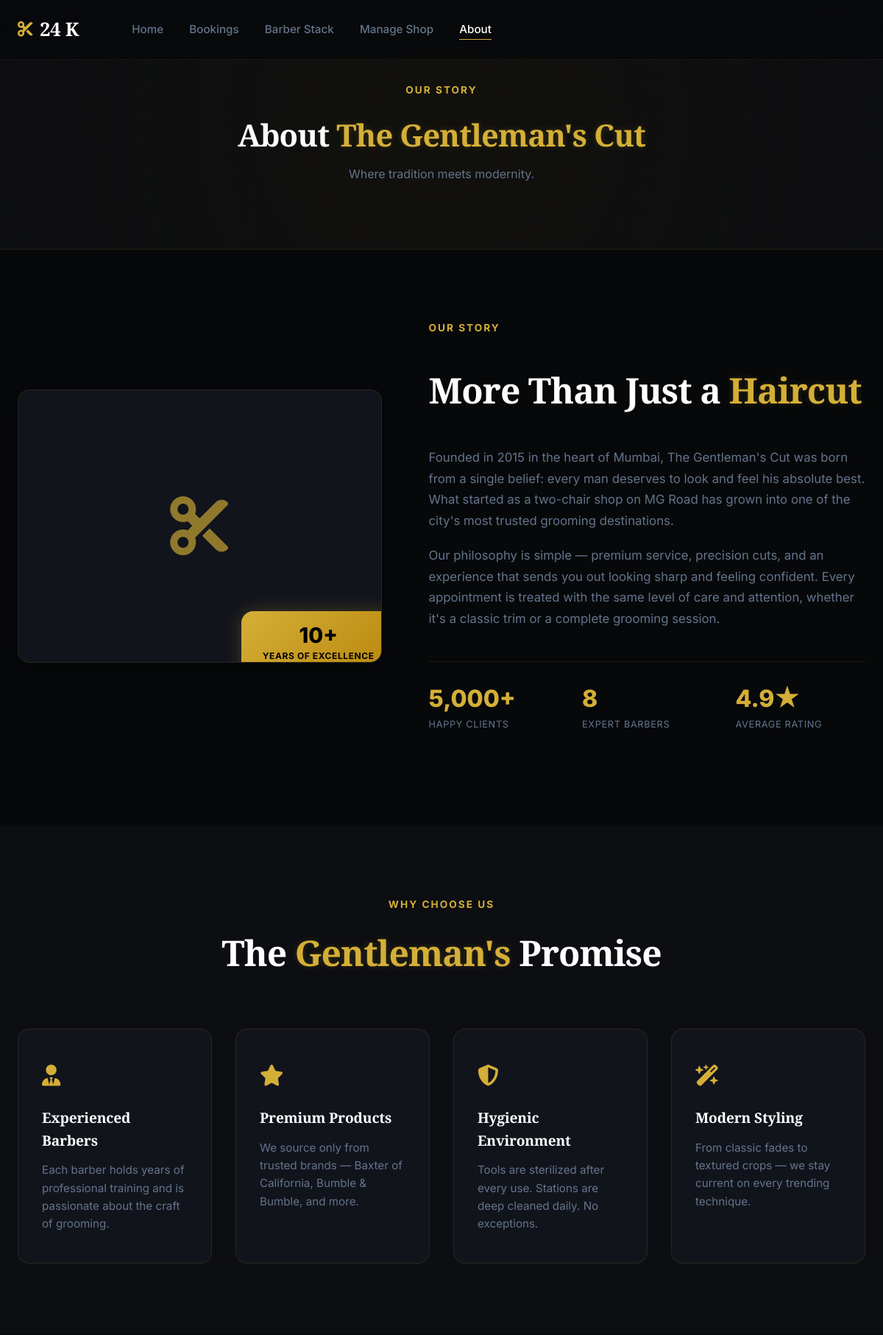
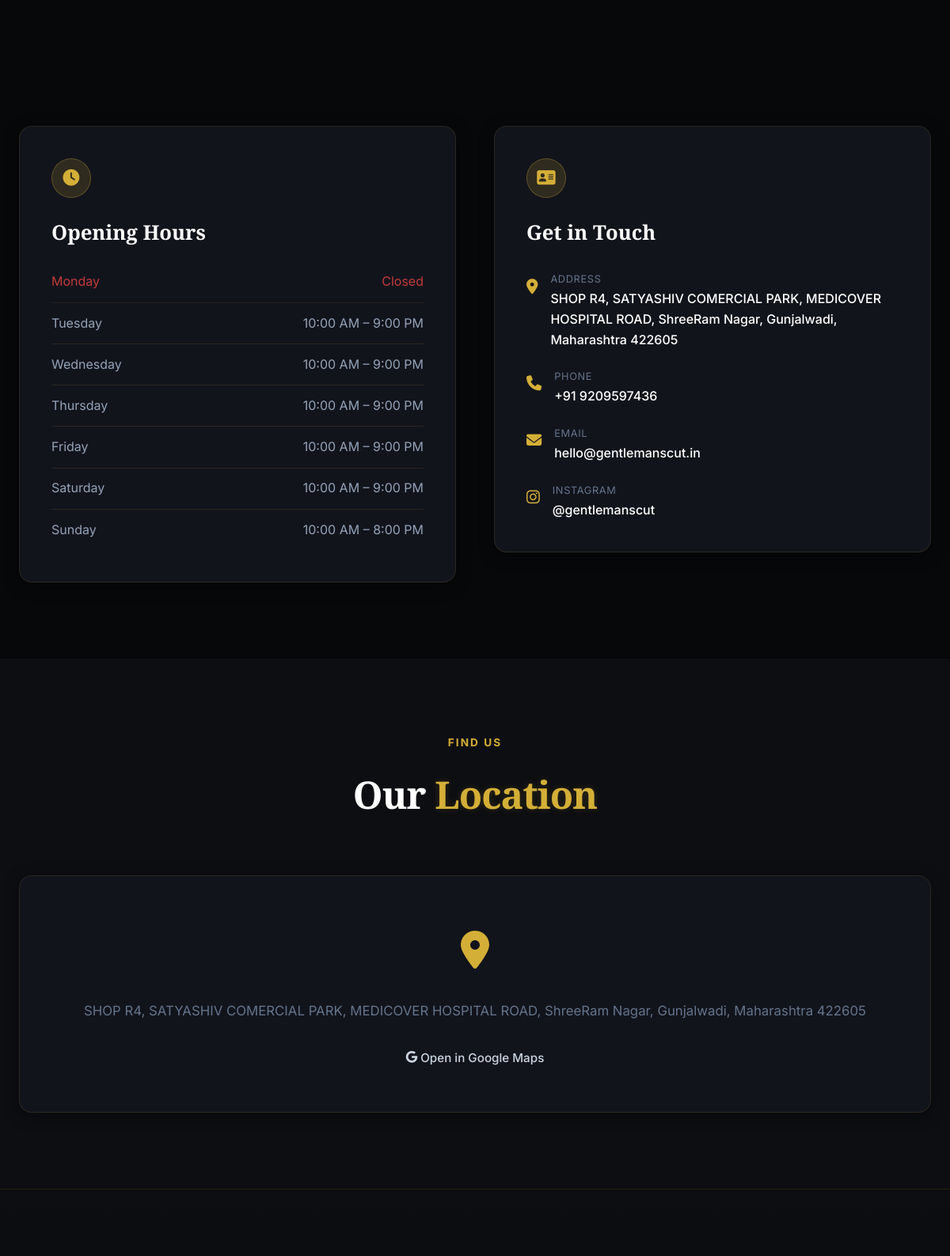
The app's page /about/ (signed in, upper part) with its own data (2 pictures, top to bottom).
### booking/models.py (models this page shows, shortened)
class BusinessHour(models.Model):
    DAY_CHOICES = [
        (0, 'Monday'),
        (1, 'Tuesday'),
        (2, 'Wednesday'),
        (3, 'Thursday'),
        (4, 'Friday'),
        (5, 'Saturday'),
        (6, 'Sunday'),
    ]
    day = models.IntegerField(choices=DAY_CHOICES, unique=True)
    opening_time = models.TimeField(default='10:00')
    closing_time = models.TimeField(default='21:00')
    is_closed = models.BooleanField(default=False)
    class Meta:
        ordering = ['day']
        verbose_name = 'Business Hour'
        verbose_name_plural = 'Business Hours'

### booking/views.py (the view)
# urls.py: path('about/', views.about, name='about'),
def about(request):
    business_hours = BusinessHour.objects.all()
    barbers = Barber.objects.filter(is_active=True)
    return render(request, 'about.html', {'business_hours': business_hours, 'barbers': barbers})

### templates/about.html (shortened to what this page needs)
{% extends 'base.html' %}
{% load static %}
{% block content %}
<div class="page-hero">
  <div class="page-hero-content" data-animate="fade-up">
    <p class="section-eyebrow">Our Story</p>
    <h1 class="page-hero-title">About <span class="text-gold">The Gentleman's Cut</span></h1>
    <p class="page-hero-sub">Where tradition meets modernity.</p>
  </div>
</div>
<section class="section">
  <div class="container">
    <div class="about-grid">
      <div class="about-image" data-animate="fade-up">
        <div class="about-img-wrapper">
          <div class="about-img-placeholder">
            <i class="fa-solid fa-scissors"></i>
          </div>
          <div class="about-badge">
            <div class="about-badge-num">10+</div>
            <div class="about-badge-text">Years of Excellence</div>
          </div>
        </div>
      </div>
      <div class="about-text" data-animate="fade-up" data-delay="100">
        <p class="section-eyebrow">Our Story</p>
        <h2 class="section-title">More Than Just a <span class="text-gold">Haircut</span></h2>
        <p class="about-desc">
          Founded in 2015 in the heart of Mumbai, The Gentleman's Cut was born from a single belief:
          every man deserves to look and feel his absolute best. What started as a two-chair shop
          on MG Road has grown into one of the city's most trusted grooming destinations.
        </p>
        <p class="about-desc">
          Our philosophy is simple — premium service, precision cuts, and an experience that sends
          you out looking sharp and feeling confident. Every appointment is treated with the same
          level of care and attention, whether it's a classic trim or a complete grooming session.
        </p>
        <div class="about-stats">
          <div class="about-stat">
            <div class="about-stat-num">5,000+</div>
            <div class="about-stat-label">Happy Clients</div>
          </div>
          <div class="about-stat">
            <div class="about-stat-num">8</div>
            <div class="about-stat-label">Expert Barbers</div>
          </div>
          <div class="about-stat">
            <div class="about-stat-num">4.9★</div>
            <div class="about-stat-label">Average Rating</div>
          </div>
        </div>
      </div>
    </div>
  </div>
</section>
<section class="section bg-dark-alt">
  <div class="container">
    <div class="section-header" data-animate="fade-up">
      <p class="section-eyebrow">Why Choose Us</p>
      <h2 class="section-title">The <span class="text-gold">Gentleman's</span> Promise</h2>
    </div>
    <div class="why-grid">
      <div class="why-card" data-animate="fade-up">
        <div class="why-icon"><i class="fa-solid fa-user-tie"></i></div>
        <h3>Experienced Barbers</h3>
        <p>Each barber holds years of professional training and is passionate about the craft of grooming.</p>
      </div>
      <div class="why-card" data-animate="fade-up" data-delay="100">
        <div class="why-icon"><i class="fa-solid fa-star"></i></div>
        <h3>Premium Products</h3>
        <p>We source only from trusted brands — Baxter of California, Bumble & Bumble, and more.</p>
      </div>
      <div class="why-card" data-animate="fade-up" data-delay="200">
        <div class="why-icon"><i class="fa-solid fa-shield-halved"></i></div>
        <h3>Hygienic Environment</h3>
        <p>Tools are sterilized after every use. Stations are deep cleaned daily. No exceptions.</p>
      </div>
      <div class="why-card" data-animate="fade-up" data-delay="300">
        <div class="why-icon"><i class="fa-solid fa-wand-magic-sparkles"></i></div>
        <h3>Modern Styling</h3>
        <p>From classic fades to textured crops — we stay current on every trending technique.</p>
      </div>
    </div>
  </div>
</section>
<section class="section">
  <div class="container">
    <div class="hours-contact-grid">
      <div class="hours-card" data-animate="fade-up">
        <div class="card-icon"><i class="fa-solid fa-clock"></i></div>
        <h2 class="card-title">Opening Hours</h2>
        <div class="hours-table">
          {% for bh in business_hours %}
          <div class="hours-row {% if bh.is_closed %}hours-closed{% endif %}">
            <span class="hours-day">{{ bh.get_day_display }}</span>
            <span class="hours-time">
              {% if bh.is_closed %}
                Closed
              {% else %}
                {{ bh.opening_time|time:"g:i A" }} – {{ bh.closing_time|time:"g:i A" }}
              {% endif %}
            </span>
          </div>
          {% endfor %}
        </div>
      </div>
      <div class="contact-card" data-animate="fade-up" data-delay="100">
        <div class="card-icon"><i class="fa-solid fa-address-card"></i></div>
        <h2 class="card-title">Get in Touch</h2>
        <div class="contact-list">
          <div class="contact-item">
            <div class="contact-icon"><i class="fa-solid fa-location-dot"></i></div>
            <div>
              <div class="contact-label">Address</div>
              <div class="contact-value">SHOP R4, SATYASHIV COMERCIAL PARK, MEDICOVER HOSPITAL ROAD, ShreeRam Nagar, Gunjalwadi, Maharashtra 422605</div>
            </div>
          </div>
          <div class="contact-item">
            <div class="contact-icon"><i class="fa-solid fa-phone"></i></div>
            <div>
              <div class="contact-label">Phone</div>
              <div class="contact-value"><a href="tel:+919209597436">+91 9209597436</a></div>
            </div>
          </div>
          <div class="contact-item">
            <div class="contact-icon"><i class="fa-solid fa-envelope"></i></div>
            <div>
              <div class="contact-label">Email</div>
              <div class="contact-value"><a href="mailto:hello@gentlemanscut.in">hello@gentlemanscut.in</a></div>
            </div>
          </div>
          <div class="contact-item">
            <div class="contact-icon"><i class="fab fa-instagram"></i></div>
            <div>
              <div class="contact-label">Instagram</div>
              <div class="contact-value"><a href="#">@gentlemanscut</a></div>
            </div>
          </div>
        </div>
      </div>
    </div>
  </div>
</section>
<section class="section bg-dark-alt">
  <div class="container">
    <div class="section-header" data-animate="fade-up">
      <p class="section-eyebrow">Find Us</p>
      <h2 class="section-title">Our <span class="text-gold">Location</span></h2>
    </div>
    <div class="map-placeholder" data-animate="fade-up">
      <div class="map-pin-anim">
        <i class="fa-solid fa-location-dot"></i>
      </div>
      <p>SHOP R4, SATYASHIV COMERCIAL PARK, MEDICOVER HOSPITAL ROAD, ShreeRam Nagar, Gunjalwadi, Maharashtra 422605</p>
      <a href="https://maps.app.goo.gl/61eA3wFErnLmcgUD9" target="_blank" rel="noopener" class="btn-ghost">
        <i class="fa-brands fa-google"></i> Open in Google Maps
      </a>
    </div>
  </div>
</section>
<section class="cta-band">
</section>
{% endblock %}

### records on screen
BusinessHour: day "Monday", is_closed "Closed"
BusinessHour: day "Tuesday", opening_time "10:00 AM", closing_time "9:00 PM"
BusinessHour: day "Wednesday", opening_time "10:00 AM", closing_time "9:00 PM"
BusinessHour: day "Thursday", opening_time "10:00 AM", closing_time "9:00 PM"
BusinessHour: day "Friday", opening_time "10:00 AM", closing_time "9:00 PM"
BusinessHour: day "Saturday", opening_time "10:00 AM", closing_time "9:00 PM"
BusinessHour: day "Sunday", opening_time "10:00 AM", closing_time "8:00 PM"
